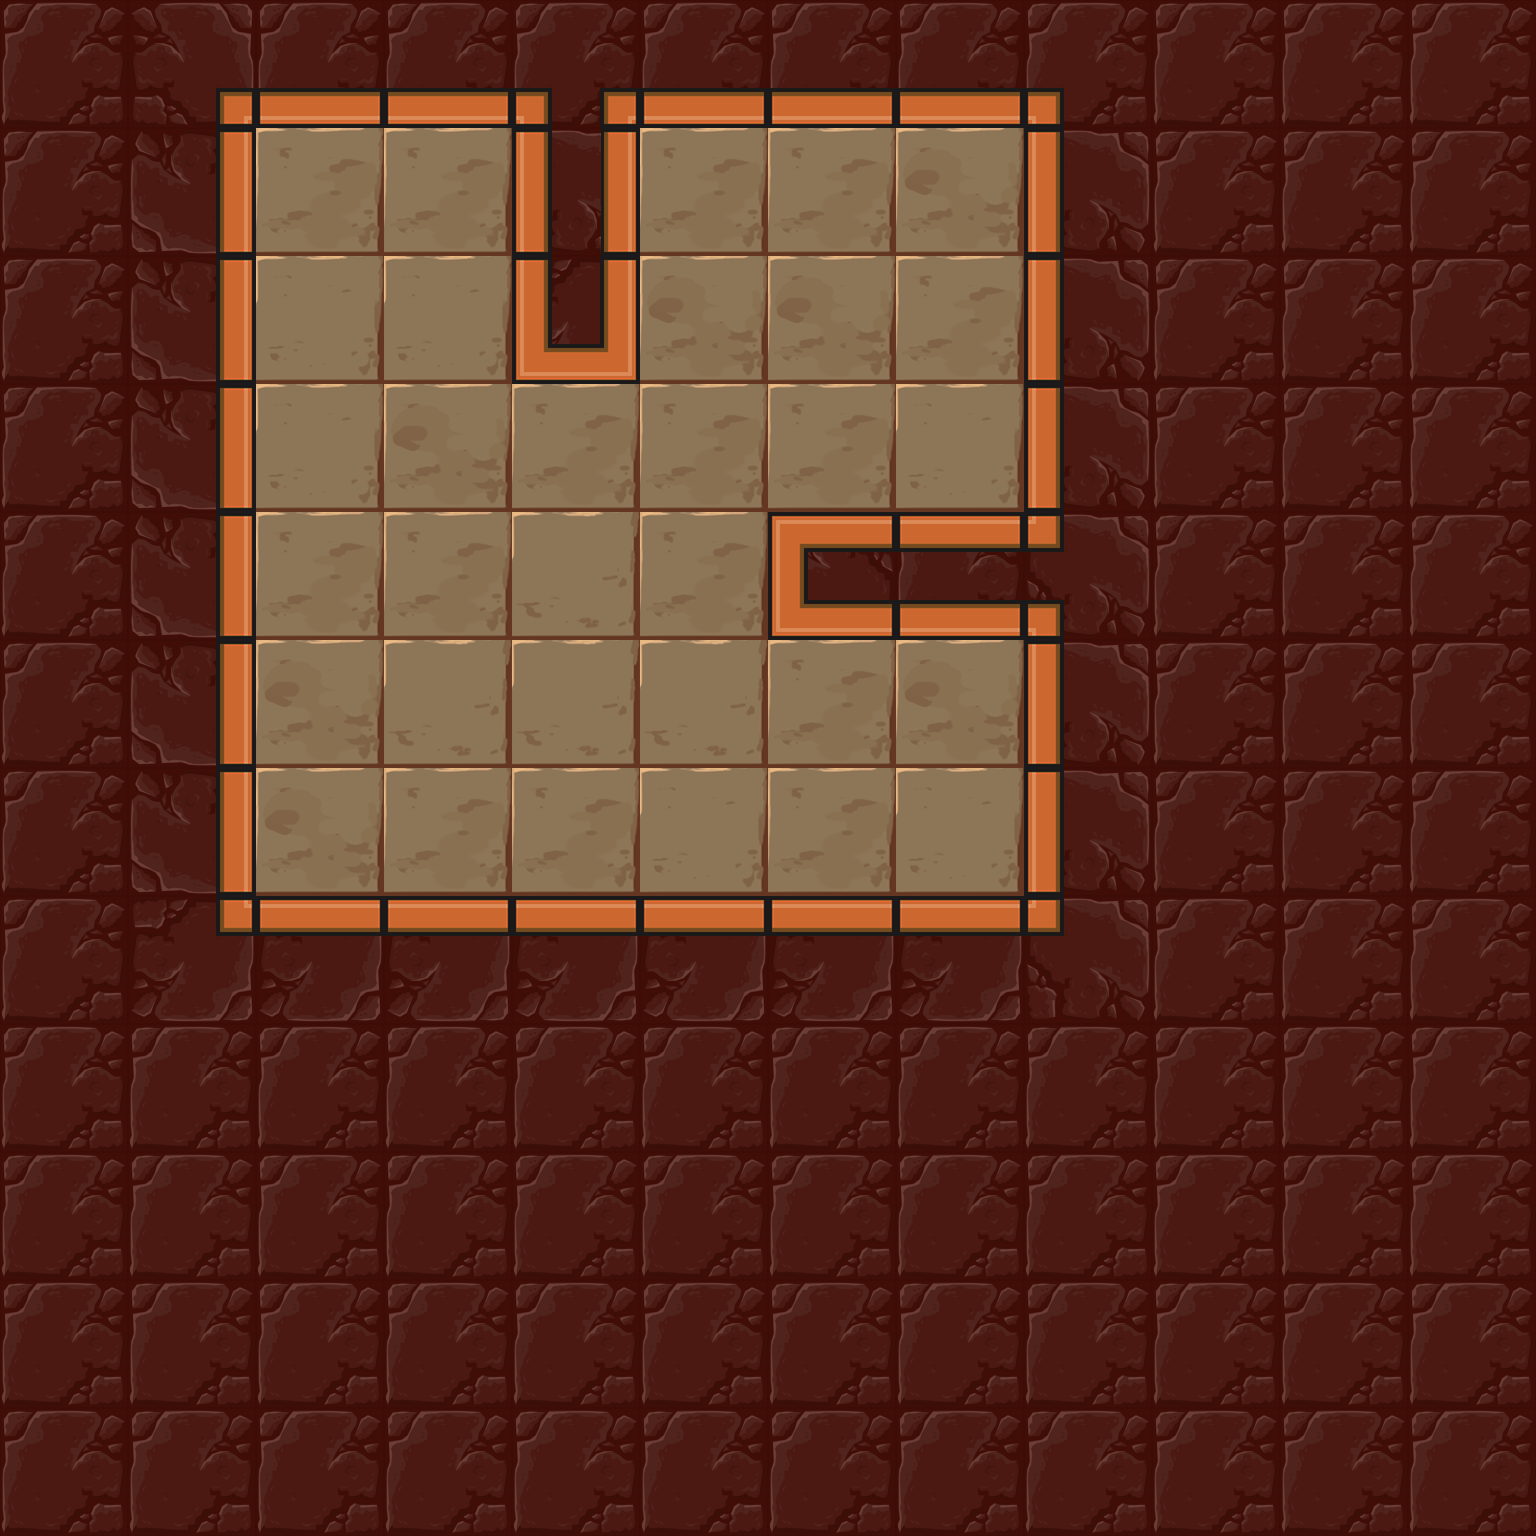

A 2D game scene composited from a Tiled map and its tileset images. What follows is a short description and the map's XML, with each tile layer's data collapsed to a summary:
An orthogonal 12x12 tile map with 128x128 px tiles, 3 tile layers (Floor, Holes, Walls), 6 tilesets and 6 objects (2x mirror, lightOrb, lightSwitch, player_start, exit).

<map version="1.0" orientation="orthogonal" renderorder="right-down" width="12" height="12" tilewidth="128" tileheight="128" nextobjectid="52">
 <tileset firstgid="1" name="walls" tilewidth="128" tileheight="128" tilecount="50">
  <image source="../images/beta/wallSheet.png" width="640" height="1280" />
 </tileset>
 <tileset firstgid="51" name="lightOrbs" tilewidth="128" tileheight="128" tilecount="50">
  <image source="../images/beta/lightSheet.png" width="640" height="1280" />
 </tileset>
 <tileset firstgid="101" name="exit" tilewidth="128" tileheight="128" tilecount="1">
  <image source="../images/beta/gate_closed.png" width="128" height="128" />
 </tileset>
 <tileset firstgid="102" name="floors" tilewidth="128" tileheight="128" tilecount="4">
  <image source="../images/beta/floor_sheet.png" width="512" height="128" />
 </tileset>
 <tileset firstgid="106" name="holes" tilewidth="128" tileheight="128" tilecount="18">
  <image source="../images/beta/hole_sheet.png" width="768" height="384" />
 </tileset>
 <tileset firstgid="124" name="mirrors" tilewidth="128" tileheight="128" tilecount="1">
  <image source="../images/beta/mirror_1.png" width="128" height="128" />
 </tileset>
 <layer name="Floor" width="12" height="12">
  <properties>
   <property name="tileset" value="floors" />
  </properties>
  <data>[144 cells, 32 non-empty, 4 distinct tile ids]</data>
 </layer>
 <layer name="Holes" width="12" height="12">
  <properties>
   <property name="tileset" value="holes" />
  </properties>
  <data>[144 cells, 0 non-empty, 0 distinct tile ids]</data>
 </layer>
 <layer name="Walls" width="12" height="12">
  <properties>
   <property name="tileset" value="walls" />
  </properties>
  <data>[144 cells, 112 non-empty, 15 distinct tile ids]</data>
 </layer>
 <objectgroup name="Objects" />
 <objectgroup name="Mirrors">
  <object id="48" type="mirror" gid="124" x="256" y="640" width="128" height="128">
   <properties>
    <property name="sides" value="1" />
   </properties>
  </object>
  <object id="49" type="mirror" gid="2147483772" x="640" y="768" width="128" height="128">
   <properties>
    <property name="sides" value="1" />
   </properties>
  </object>
 </objectgroup>
 <objectgroup name="Light">
  <object id="43" type="lightOrb" gid="51" x="256" y="256" width="128" height="128">
   <properties>
    <property name="direction" value="5" />
   </properties>
  </object>
  <object id="44" type="lightSwitch" gid="52" x="512" y="512" width="128" height="128" />
 </objectgroup>
 <objectgroup color="#141ba4" name="player_start" opacity="0.34">
  <object id="45" type="player_start" x="256" y="768" width="128" height="128" />
 </objectgroup>
 <objectgroup color="#71a400" name="Exit">
  <object id="47" type="exit" gid="101" x="896" y="256" width="128" height="128" />
 </objectgroup>
</map>
